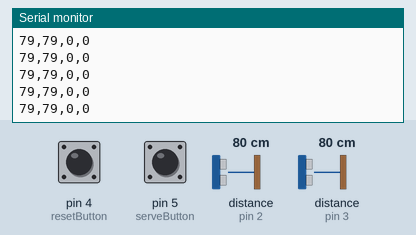
The sketch below on a simulated Arduino Uno, built with avr-gcc and run on an emulated ATmega328P. Shown: the last lines printed to the serial monitor. Wiring (inferred from the names in the program): 2 × ultrasonic range finder: trigger A0, echo pin 2 / trigger A1, echo pin 3. The test bench sets the inputs (shaded band); at power-on: distance to the obstacle (sensors on pin 2, pin 3) 80 cm, pin 4 (resetButton) LOW, pin 5 (serveButton) LOW. The echo pulse lasts 58.3 µs per cm.

Above: at 1.2 s.
1.3 s: distance to the obstacle (sensor on pin 2) set to 2 cm
At 2.0 s:
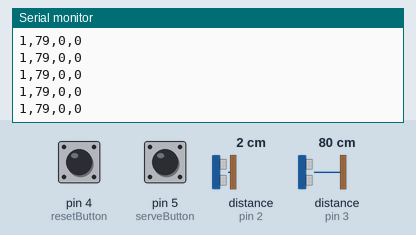
4.3 s: distance to the obstacle (sensor on pin 3) set to 2 cm
At 5.4 s:
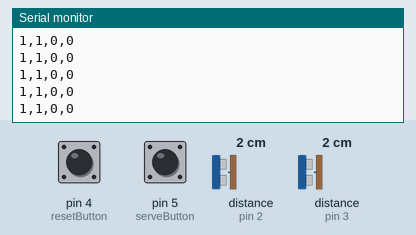
7.3 s: distance to the obstacle (sensor on pin 2) set to 18 cm
At 7.9 s:
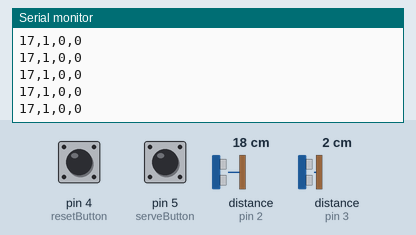
10.3 s: distance to the obstacle (sensor on pin 3) set to 18 cm
At 11.2 s:
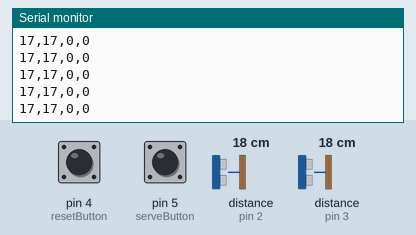
13.3 s: pin 4 (resetButton) pulled HIGH for 0.15 s
16.4 s: pin 5 (serveButton) pulled HIGH for 0.15 s
Timing chart, 0 to 19.4 s (numbered marks = the images above; inputs shaded):
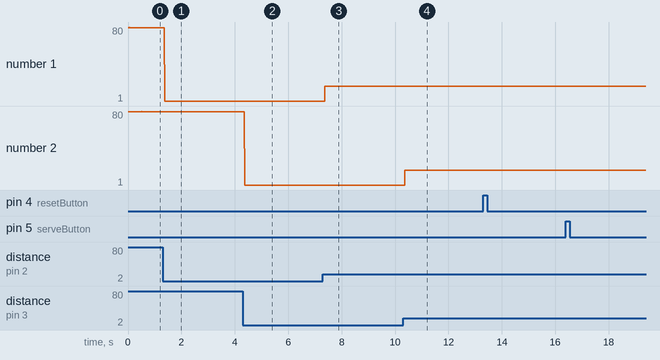

The sketch:

lab_code1-2.1_2UltraZvukDatchika_.ino
```cpp
const int leftTrigPin = A0; // Задаем номер пина для подключения триггера левого датчика
const int leftEchoPin = 2; // Задаем номер пина для подключения эхо левого датчика
const int rightTrigPin = A1; // Задаем номер пина для подключения триггера правого датчика
const int rightEchoPin = 3; // Задаем номер пина для подключения эхо правого датчика
const int resetButton = 4; // Задаем номер пина для подключения кнопки сброса
const int serveButton = 5; // Задаем номер пина для подключения кнопки старта

long leftDistance = 0; // Переменная для хранения расстояния, измеренного левым датчиком
long rightDistance = 0; // Переменная для хранения расстояния, измеренного правым датчиком
int resetReading = 0; // Переменная для хранения значения, считанного с кнопки сброса
int serveReading = 0; // Переменная для хранения значения, считанного с кнопки старта

void setup() {
Serial.begin(9600); // Инициализируем последовательную связь с компьютером
pinMode(leftTrigPin, OUTPUT); // Устанавливаем пин триггера левого датчика в режим "OUTPUT" (выход)
pinMode(leftEchoPin, INPUT); // Устанавливаем пин эхо левого датчика в режим "INPUT" (вход)
pinMode(rightTrigPin, OUTPUT); // Устанавливаем пин триггера правого датчика в режим "OUTPUT" (выход)
pinMode(rightEchoPin, INPUT); // Устанавливаем пин эхо правого датчика в режим "INPUT" (вход)
pinMode(resetButton, INPUT); // Устанавливаем пин кнопки сброса в режим "INPUT" (вход)
pinMode(serveButton, INPUT); // Устанавливаем пин кнопки старта в режим "INPUT" (вход)
}

void loop() {
leftDistance = readDistance(leftTrigPin, leftEchoPin); // Считываем расстояние измеренное левым датчиком
rightDistance = readDistance(rightTrigPin, rightEchoPin); // Считываем расстояние измеренное правым датчиком

resetReading = digitalRead(resetButton); // Считываем значение кнопки сброса
serveReading = digitalRead(serveButton); // Считываем значение кнопки старта

Serial.print(leftDistance); // Отправляем на компьютер значение расстояния левого датчика
Serial.print(','); // Добавляем разделитель
Serial.print(rightDistance); // Отправляем на компьютер значение расстояния правого датчика
Serial.print(','); // Добавляем разделитель
Serial.print(resetReading); // Отправляем на компьютер значение кнопки сброса
Serial.print(','); // Добавляем разделитель
Serial.println(serveReading); // Отправляем на компьютер значение кнопки старта
}

long readDistance(int trigPin, int echoPin) {
digitalWrite(trigPin, LOW); // Устанавливаем пин триггера в "LOW" (низкий уровень)
delayMicroseconds(2); // Задержка на 2 микросекунды
digitalWrite(trigPin, HIGH); // Устанавливаем пин триггера в "HIGH" (высокий уровень)
delayMicroseconds(10); // Задержка на 10 микросекунд
digitalWrite(trigPin, LOW); // Устанавливаем пин триггера в "LOW" (низкий уровень)

long duration = pulseIn(echoPin, HIGH); // Измеряем длительность импульса приходящего с эхо датчика
long distance = (duration / 2) / 29.1; // Вычисляем расстояние на основе времени прохождения сигнала

return distance; // Возвращаем полученное расстояние
}
```

Measured:
- after the input at 1.3 s, the serial monitor: prints a new line after 0.07 s (image 1)
- after the input at 4.3 s, the serial monitor: prints a new line after 0.07 s (image 2)
- after the input at 7.3 s, the serial monitor: prints a new line after 0.07 s (image 3)
- after the input at 10.3 s, the serial monitor: prints a new line after 0.07 s (image 4)
- plotted number 1: 79 → 1 after the input at 1.3 s, 1 → 17 after the input at 7.3 s
